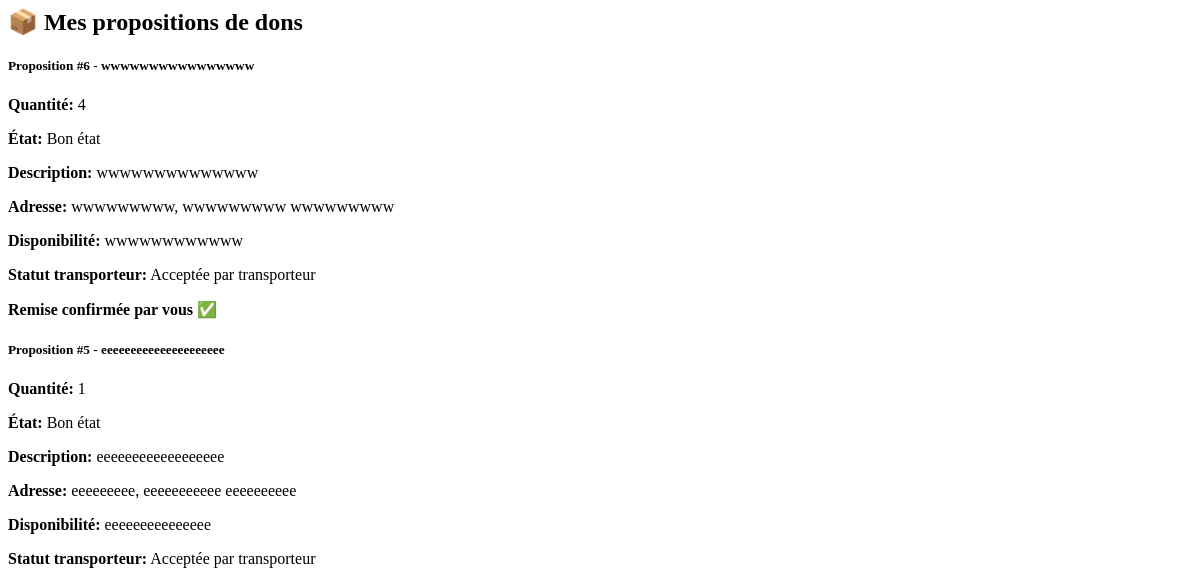
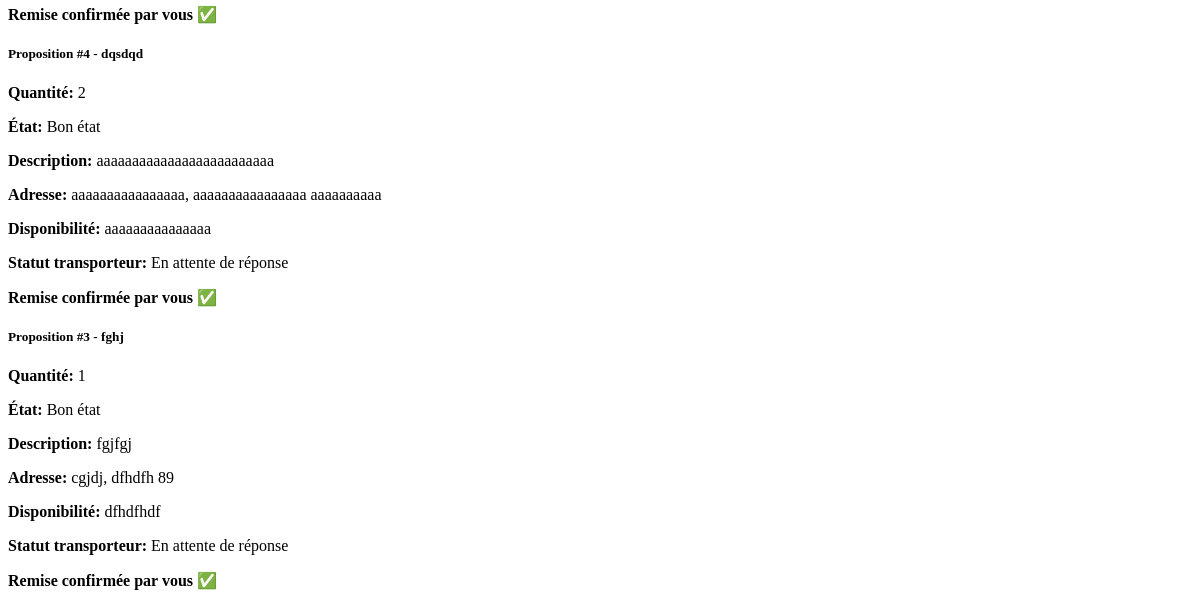
/donations/dashboard/participant/donations/ (signed in), run on an earlier commit of the app's database (2 pictures, top to bottom).
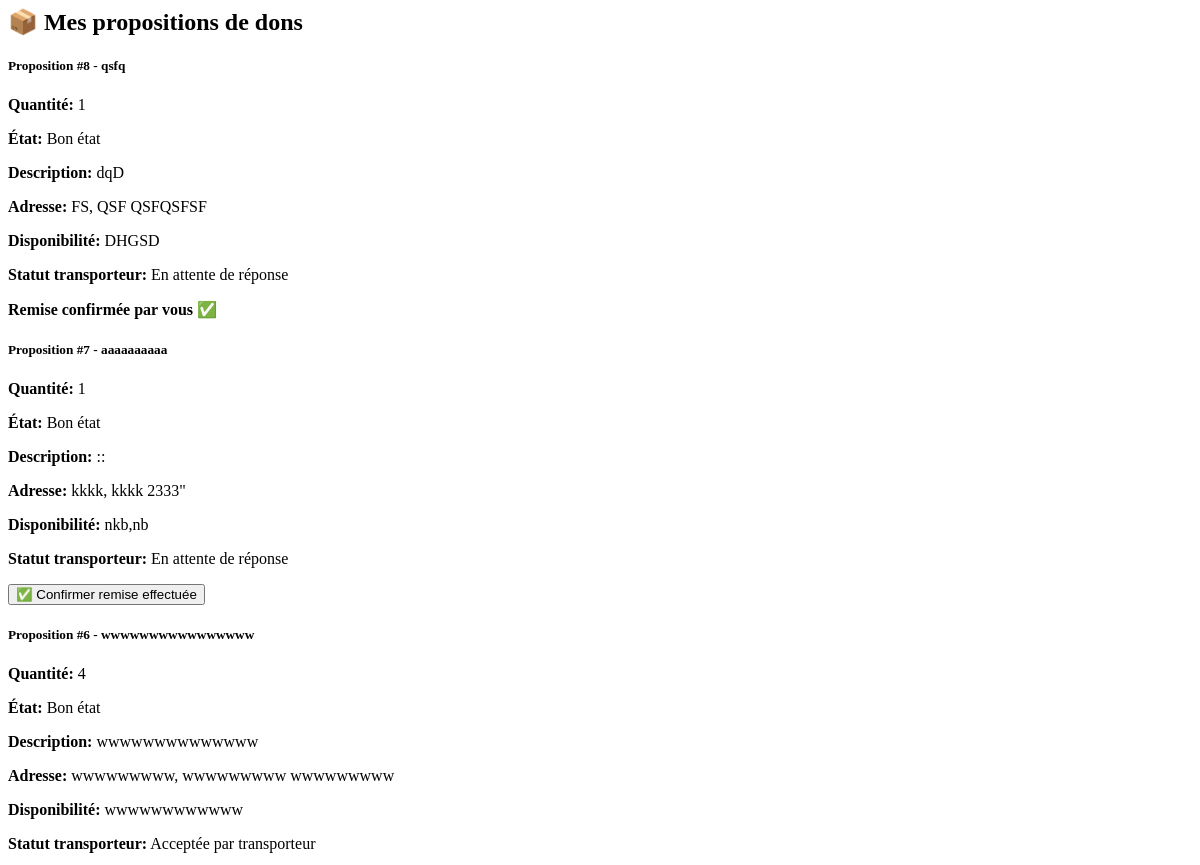
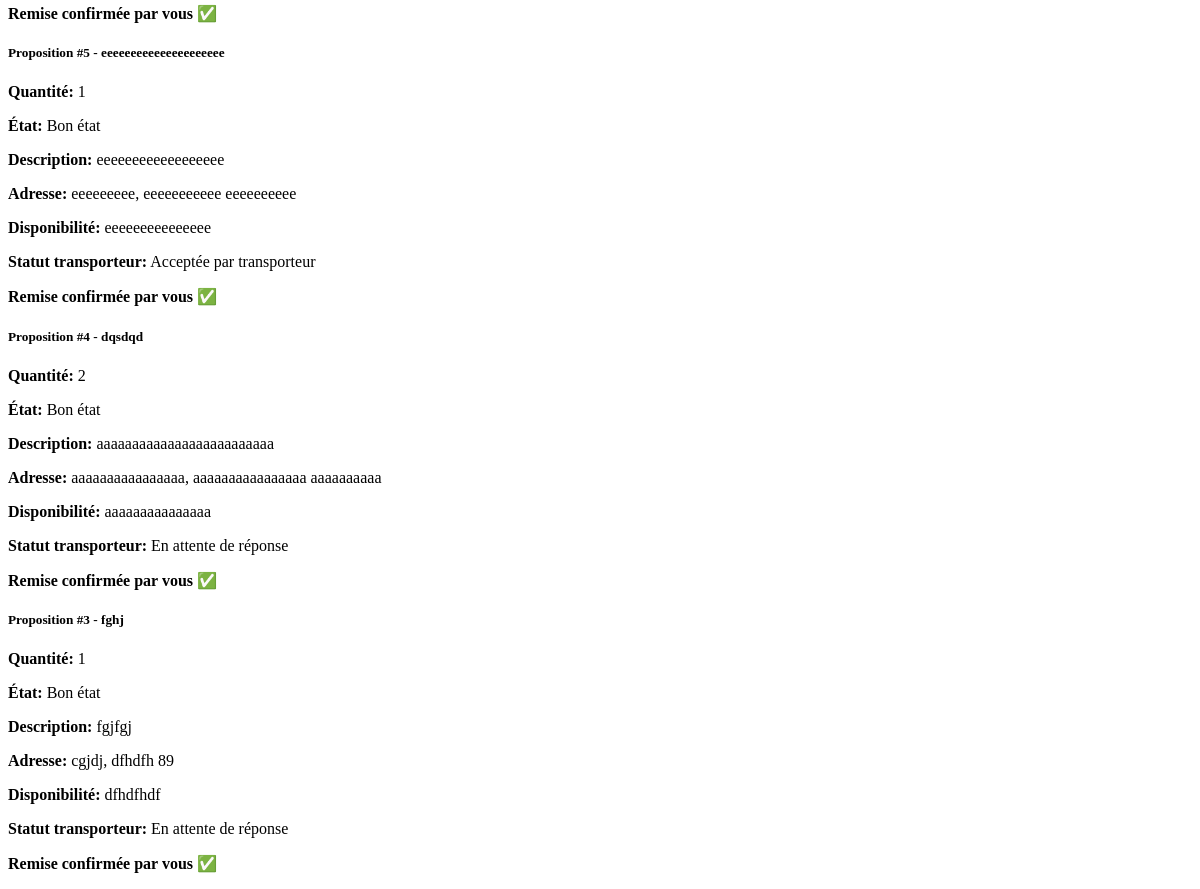
And on a later commit of the database (2 pictures, top to bottom).
### donations/models.py (models this page shows, shortened)
class PropositionDon(models.Model):
    ETAT_CHOICES = (
        ('neuf', 'Neuf'),
        ('bon_etat', 'Bon état'),
        ('etat_moyen', 'État moyen'),
        ('a_reparer', 'À réparer'),
    )
    STATUT_CHOICES = (
    ('en_attente', 'En attente de validation'),
    ('validee', 'Validée'),
    ('refusee', 'Refusée'),
    ('annulee', 'Annulée'),
    ('ramassee', 'Ramassée par transporteur'),
    ('terminee', 'Terminée'),
    )
    statut = models.CharField(max_length=20, choices=STATUT_CHOICES, default='en_attente')
    participant_donateur = models.ForeignKey(
        Participant,
        on_delete=models.CASCADE,
        related_name='propositions_dons'
    )
    date_proposition = models.DateTimeField(auto_now_add=True)
    categorie = models.ForeignKey(CategorieObjet, on_delete=models.SET_NULL, null=True, blank=True)
    type_materiel = models.CharField(max_length=200)
    quantite = models.IntegerField(default=1)
    description = models.TextField()
    etat = models.CharField(max_length=20, choices=ETAT_CHOICES, default='bon_etat')
    photos = models.ImageField(upload_to='propositions/dons/', blank=True, null=True)
    adresse_ramassage = models.TextField()
    ville = models.CharField(max_length=100)
    code_postal = models.CharField(max_length=10)
    disponibilite_ramassage = models.TextField(help_text="Disponibilités pour le ramassage")
    TRANSPORTEUR_CHOICES = (
        ('en_attente', 'En attente de réponse'),
        ('acceptee', 'Acceptée par transporteur'),
        ('refusee', 'Refusée par transporteur'),
    )
    transporteur_statut = models.CharField(
        max_length=20,
        choices=TRANSPORTEUR_CHOICES,
        default='en_attente'
    )
    raison_refus_transporteur = models.TextField(blank=True)
    date_validation = models.DateTimeField(null=True, blank=True)
    membre_validateur = models.ForeignKey(Membre, on_delete=models.SET_NULL, null=True, blank=True)
    raison_refus = models.TextField(blank=True)
    transporteur_assignee = models.ForeignKey(Transporteur, on_delete=models.SET_NULL, null=True, blank=True)
    date_ramassage = models.DateField(null=True, blank=True)
    heure_ramassage = models.TimeField(null=True, blank=True)
    donator_gives = models.BooleanField(default=False)  # ✅
    class Meta:
        verbose_name = "Proposition de don"
        verbose_name_plural = "Propositions de dons"
        ordering = ['-date_proposition']

### donations/views.py (the view)
# urls.py: path("dashboard/participant/donations/", participant_donations, name="participant_donations"),
@login_required
def participant_donations(request):
    if not hasattr(request.user, 'participant'):
        messages.error(request, "Accès réservé aux participants.")
        return redirect('home')
    propositions = PropositionDon.objects.filter(participant_donateur=request.user.participant)
    return render(request, "dashboards/participant.html", {"propositions": propositions})

### templates/dashboards/participant.html (shortened to what this page needs)
{% block content %}
<div class="container mt-4">
  <h2>📦 Mes propositions de dons</h2>
  {% for proposition in propositions %}
    <div class="card mb-3">
      <div class="card-body">
        <h5>Proposition #{{ proposition.id }} - {{ proposition.type_materiel }}</h5>
        <p><strong>Quantité:</strong> {{ proposition.quantite }}</p>
        <p><strong>État:</strong> {{ proposition.get_etat_display }}</p>
        <p><strong>Description:</strong> {{ proposition.description }}</p>
        <p><strong>Adresse:</strong> {{ proposition.adresse_ramassage }}, {{ proposition.ville }} {{ proposition.code_postal }}</p>
        <p><strong>Disponibilité:</strong> {{ proposition.disponibilite_ramassage }}</p>
        <p><strong>Statut transporteur:</strong> {{ proposition.get_transporteur_statut_display }}</p>
        {% if not proposition.donator_gives %}
          <form method="post" action="{% url 'confirmer_remise_donateur' proposition.id %}">
            <button type="submit" class="btn btn-success">✅ Confirmer remise effectuée</button>
          </form>
        {% else %}
          <p><strong>Remise confirmée par vous ✅</strong></p>
        {% endif %}
      </div>
    </div>
  {% empty %}
    <p>Aucune proposition de don.</p>
  {% endfor %}
</div>
{% endblock %}

What changed in the data, as far as the page shows it:
added PropositionDon: id "8", type_materiel "qsfq", quantite "1", etat "Bon état", description "dqD", adresse_ramassage "FS", ville "QSF", code_postal "QSFQSFSF", disponibilite_ramassage "DHGSD", transporteur_statut "En attente de réponse", donator_gives "Remise confirmée par vous ✅"
added PropositionDon: id "7", type_materiel "aaaaaaaaaa", quantite "1", etat "Bon état", description "::", adresse_ramassage "kkkk", ville "kkkk", code_postal "2333\"", disponibilite_ramassage "nkb,nb", transporteur_statut "En attente de réponse", donator_gives "✅ Confirmer remise effectuée"
